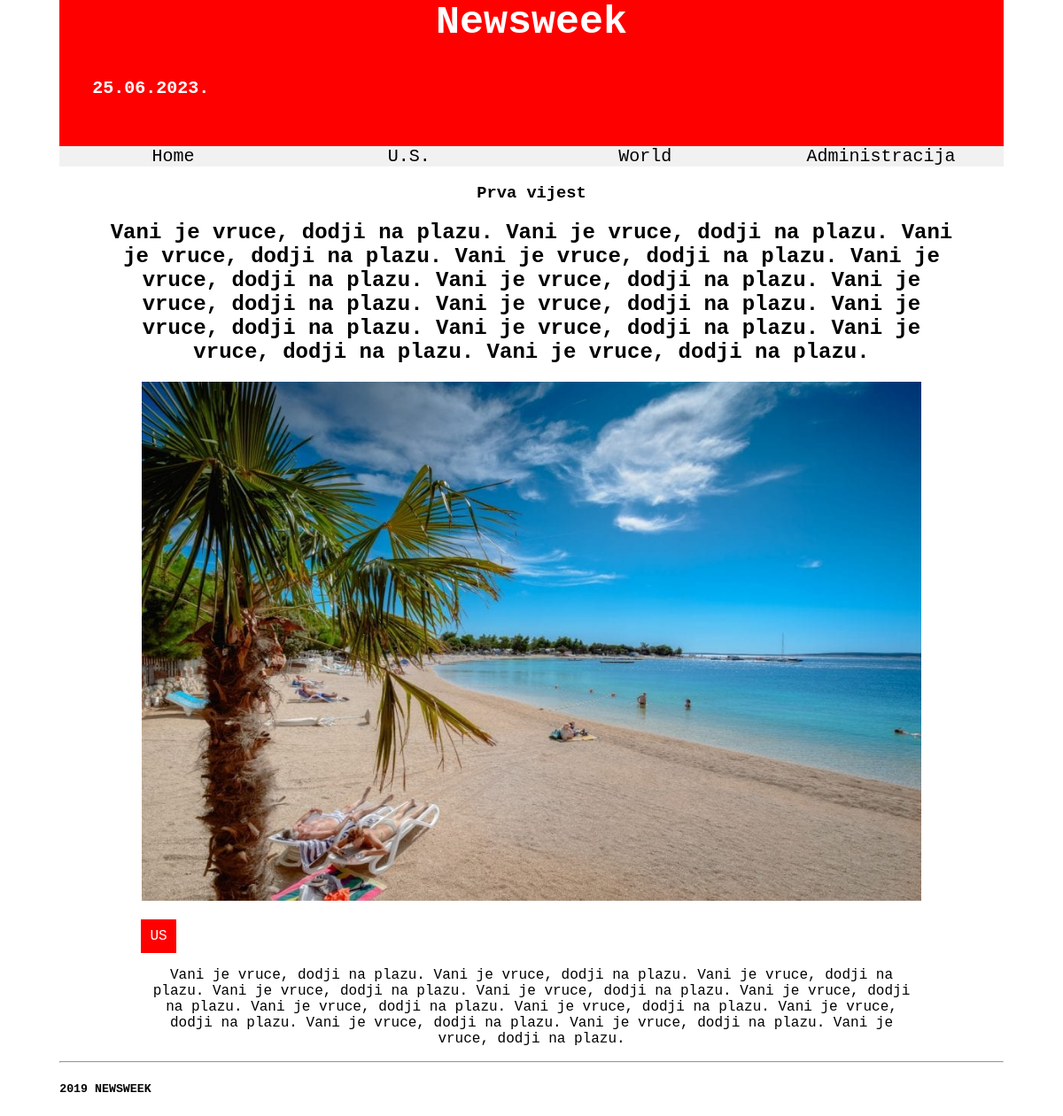
Page /clanak.php?id=1 on the committed database.
### tables this page shows
CREATE TABLE `clanak` (
  `id` int(11) NOT NULL,
  `naslov` varchar(64) NOT NULL,
  `sazetak` text NOT NULL,
  `sadrzaj` text NOT NULL,
  `kategorija` varchar(64) NOT NULL,
  `slika` varchar(100) NOT NULL,
  `arhivirati` tinyint(4) NOT NULL
);

### clanak.php (the view, shortened to what this page needs)
<?php
    include 'connect.php';
    $id = $_GET['id'];
    $query = "SELECT * FROM clanak WHERE id = ?;";
    $stmt = mysqli_stmt_init($dbc);
    if (!mysqli_stmt_prepare($stmt, $query)) {
        echo "failed";
    } else {
        mysqli_stmt_bind_param($stmt, "i", $id);
        mysqli_stmt_execute($stmt);
        $result = mysqli_stmt_get_result($stmt);
        $row = mysqli_fetch_assoc($result);
    }
?>
<!DOCTYPE html>
<html lang="en">
<head>
    <link rel="stylesheet" type="text/css" href="style.css">
</head>
<body>
    <section class="content">
            <?php
                include 'header.php'
            ?>
        <section class="articlePage">
            <h3><?php echo "${row['naslov']}"?></h3>
            <h2><?php echo "${row['sadrzaj']}"?></h2>
            <figure>
                <img src="<?php echo "img/${row['slika']}" ?>" alt="Image" style="width: 100%">
            </figure>
            <div class="sectionBanner"><?php echo "${row['kategorija']}"?></div>
            <div class="pageContent">
                <?php echo "${row['sadrzaj']}"?>
            </div>
        </section>
        <footer>
            <hr>
            <h5>2019 NEWSWEEK</h5>
        </footer>
    </section>
</body>
</html>

### style.css (style rules this page uses)
body { margin-top: 0px; text-align: center; font-family: "Lucida Console", "Courier New", monospace; }
.content { width: 90%; margin: auto; }
footer { text-align: left; }
.sectionBanner { background: red; color: white; display: flex; width: fit-content; block-size: fit-content; padding: 10px; margin-left: 39px; }
.articlePage { width: 90%; margin: auto; }
.pageContent { margin-block-start: 1em; margin-block-end: 1em; margin-inline-start: 40px; margin-inline-end: 40px; }

### rows in the picture
clanak: naslov "Prva vijest", sadrzaj "Vani je vruce, dodji na plazu. Vani je vruce, dodji na plazu. Vani je vruce, dodji na plazu. Vani je vruce, dodji na plazu. Vani je vruce, dodji na plazu. Vani je vruce, dodji na plazu. Vani je vruce, dodji na plazu. Vani je vruce, dodji na plazu. Vani je vruce, dodji na plazu. Vani je vruce, dodji na plazu. Vani je vruce, dodji na plazu. Vani je vruce, dodji na plazu.", slika (picture), kategorija "US"
